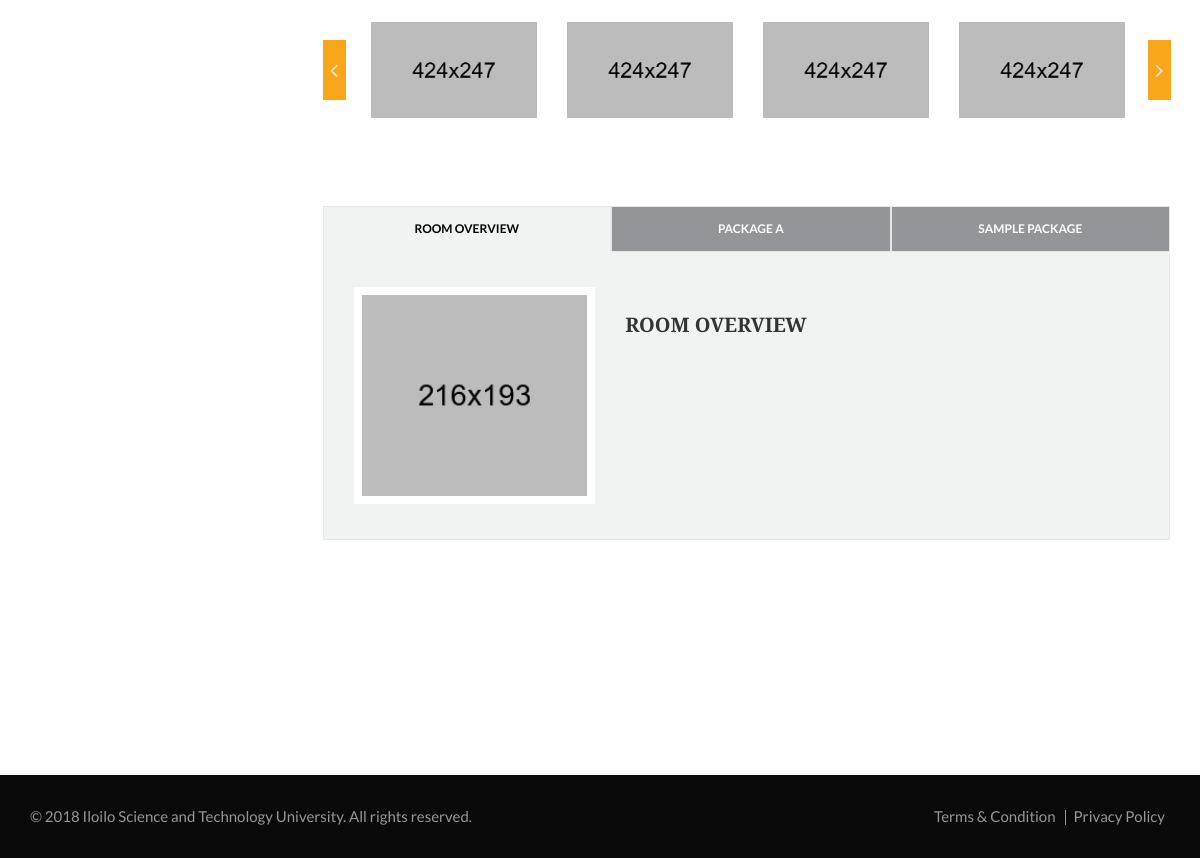
Page /book-room.php?roomId=3 (lower part) on the earlier database version.
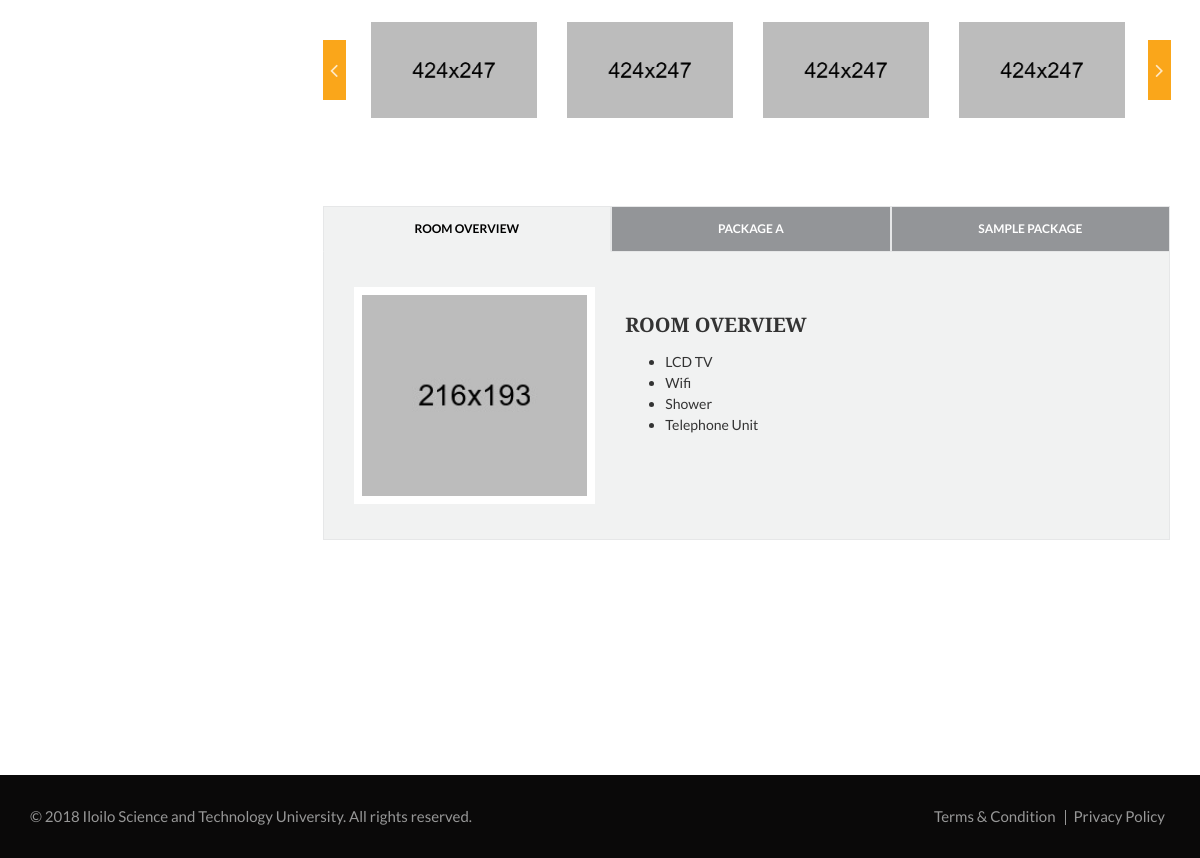
Same page on the later database version.
### tables this page shows
CREATE TABLE `packages` (
  `id` int(11) NOT NULL,
  `room_id` int(11) NOT NULL,
  `package_title` varchar(50) NOT NULL,
  `package` text NOT NULL,
  `price` decimal(10,0) NOT NULL,
  `image_path` varchar(255) DEFAULT NULL,
  `last_edited_by` int(11) DEFAULT NULL,
  `date_deleted` datetime DEFAULT NULL
);

CREATE TABLE `room_amenities` (
  `id` int(11) NOT NULL,
  `room_id` int(11) NOT NULL,
  `amenity` varchar(250) NOT NULL
);

### book-room.php (the view, shortened to what this page needs)
<!doctype html>
<html lang="en">
<head>
    <link rel="stylesheet" href="css/bootstrap.min.css">
    <link rel="stylesheet" href="css/font-awesome.min.css">
    <link rel="stylesheet" href="css/style.css">
    <link rel="stylesheet" id="cpswitch" href="css/orange.css">
    <link rel="stylesheet" href="css/responsive.css">
    <link rel="stylesheet" href="css/datepicker.css">
    <link rel="stylesheet" href="css/slick.css">
    <link rel="stylesheet" href="css/slick-theme.css">
</head>
<body>
        <!doctype html>
        <html lang="en">
        <head>
        </head>
        <body>
        </body>
        </html>
<section class="innerpage-wrapper">
    <div id="hotel-details" class="innerpage-section-padding">
        <div class="container">
            <div class="row">
                <div class="col-xs-12 col-sm-12 col-md-9 col-lg-9 content-side">
                    <div class="detail-slider">
                        <div class="feature-slider-nav">
                            <div><img src="images/f-feature-thumb-1.jpg" class="img-responsive" alt="feature-thumb"/></div>
                            <div><img src="images/f-feature-thumb-2.jpg" class="img-responsive" alt="feature-thumb"/></div>
                            <div><img src="images/f-feature-thumb-3.jpg" class="img-responsive" alt="feature-thumb"/></div>
                            <div><img src="images/f-feature-thumb-4.jpg" class="img-responsive" alt="feature-thumb"/></div>
                        </div>
                    </div>
                    <div class="detail-tabs" id="packages">
                        <ul class="nav nav-tabs nav-justified">
                            <li class="active"><a href="#hotel-overview" data-toggle="tab">Room Overview</a></li>
                            <?php
                            $stmt = $conn->query("SELECT * FROM `packages` WHERE `room_id` = '".$_GET["roomId"]."' AND `date_deleted` IS NULL");
                            while ($row = $stmt->fetch_object()) {
                                $strId = str_replace(' ','',$row->package_title)
                                ?>
                                <li><a href="<?='#'.$strId?>" data-toggle="tab"><?= $row->package_title?></a></li>
                            <?php
                            }
                            ?>
                        </ul>
                        <div class="tab-content">
                            <div id="hotel-overview" class="tab-pane in active">
                                <div class="row">
                                    <div class="col-sm-4 col-md-4 tab-img">
                                        <img src="images/hotel-detail-tab-1.jpg" class="img-responsive" alt="flight-detail-img" />
                                    </div>
                                    <div class="col-sm-8 col-md-8 tab-text">
                                        <h3>Room Overview</h3>
                                        <ul>
                                            <?php
                                            $stmt = $conn->query("SELECT * FROM `room_amenities` WHERE `room_id` = '".$_GET["roomId"]."'");
                                            while ($row = $stmt->fetch_object()) {
                                                ?>
                                            <li><?= $row->amenity  ?></li>
                                            <?php
                                            }
                                            ?>
                                        </ul>
                                    </div>
                                </div>
                            </div>
                        </div>
                    </div>
                </div>
            </div>
        </div>
</section>
<div id="footer-bottom" class="ftr-bot-black">
    <div class="container">
        <div class="row">
            <div class="col-xs-12 col-sm-6 col-md-6 col-lg-6" id="copyright">
                <p>© 2018 <a href="#">Iloilo Science and Technology University</a>. All rights reserved.</p>
            </div>
            <div class="col-xs-12 col-sm-6 col-md-6 col-lg-6" id="terms">
                <ul class="list-unstyled list-inline">
                    <li><a href="#">Terms & Condition</a></li>
                    <li><a href="#">Privacy Policy</a></li>
                </ul>
            </div>
        </div>
    </div>
</div>
</body>
</html>

Differences in the rows shown:
added room_amenities: amenity "LCD TV"
added room_amenities: amenity "Wifi"
added room_amenities: amenity "Shower"
added room_amenities: amenity "Telephone Unit"
